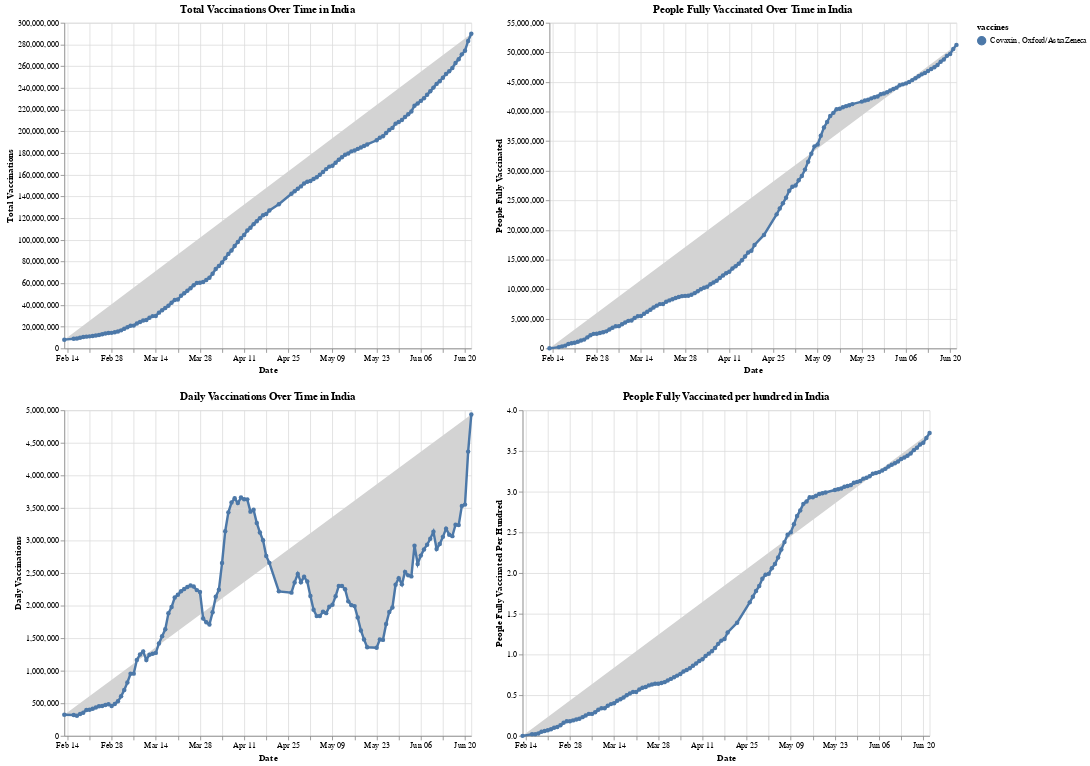

Notebook code cell kept with this figure:
### Code cell
# total vaccinations in India
total = alt.Chart(df_india).mark_line(size=3, point=True, fill='lightgrey').encode(
    alt.X('date:T', axis=alt.Axis(title="Date")),
    alt.Y('total_vaccinations:Q', axis=alt.Axis(title="Total Vaccinations")),
    alt.Color('vaccines:N', legend=alt.Legend(orient='right')),
    alt.Tooltip(['date','total_vaccinations']),
).properties(
    title='Total Vaccinations Over Time in India',
    width = 500,
    height = 400
)
# people fully vaccinated
people_fully = alt.Chart(df_india).mark_line(size=3, point=True, fill='lightgrey').encode(
    alt.X('date:T', axis=alt.Axis(title="Date")),
    alt.Y('people_fully_vaccinated:Q', axis=alt.Axis(title="People Fully Vaccinated")),
    alt.Color('vaccines:N', legend=alt.Legend(orient='right')),
    alt.Tooltip(['date','people_fully_vaccinated']),
).properties(
    title='People Fully Vaccinated Over Time in India',
    width = 500,
    height = 400
)
# daily vaccinaitons
daily = alt.Chart(df_india).mark_line(size=3, point=True, fill='lightgrey').encode(
    alt.X('date:T', axis=alt.Axis(title="Date")),
    alt.Y('daily_vaccinations:Q', axis=alt.Axis(title="Daily Vaccinations")),
    alt.Color('vaccines:N', legend=alt.Legend(orient='right')),
    alt.Tooltip(['date','daily_vaccinations']),
).properties(
    title='Daily Vaccinations Over Time in India',
    width = 500,
    height = 400
)

# People Fully Vaccinated Per Hundred
per_hundred = alt.Chart(df_india).mark_line(size=3, point=True, fill='lightgrey').encode(
    alt.X('date:T', axis=alt.Axis(title="Date")),
    alt.Y('people_fully_vaccinated_per_hundred:Q', axis=alt.Axis(title="People Fully Vaccinated Per Hundred")),
    alt.Color('vaccines:N', legend=alt.Legend(orient='right')),
    alt.Tooltip(['date','people_fully_vaccinated_per_hundred']),
).properties(
    title='People Fully Vaccinated per hundred in India',
    width = 500,
    height = 400
)

chart = total | people_fully
chart &= daily | per_hundred

chart
